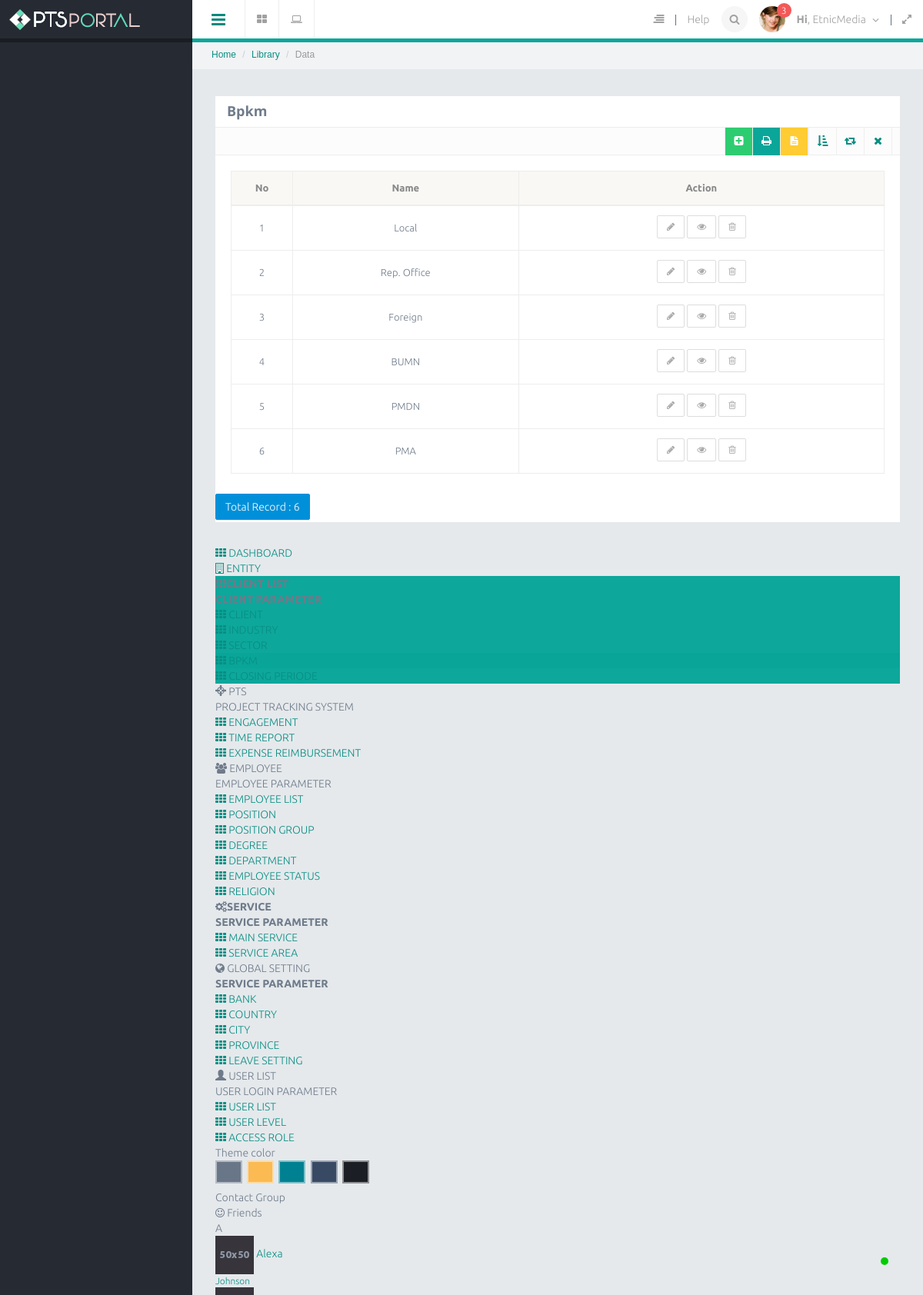
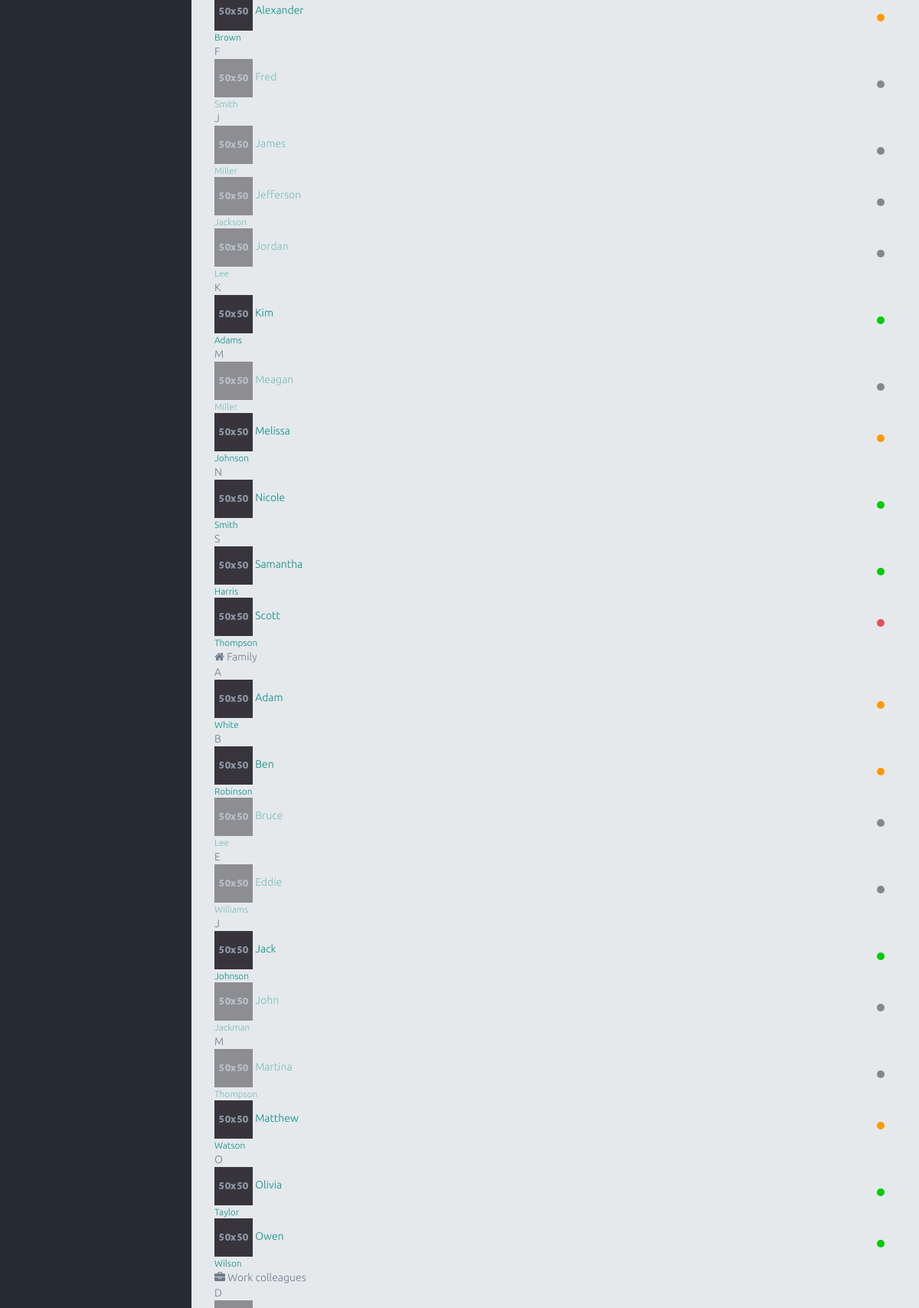
Page /index.php/bpkm (upper part) on the committed database (2 pictures, top to bottom).
### tables this page shows
CREATE TABLE `bpkm` (
  `id` int(11) NOT NULL AUTO_INCREMENT,
  `name` varchar(40) DEFAULT NULL,
  PRIMARY KEY (`id`)
);

### application/libraries/Template.php (called while the page is built, shortened)
<?php
class Template{
    protected $_CI;
    function __construct(){
        $this->_CI=&get_instance();
    }
    function caplet($template,$data=null){
        $data['_content']=$this->_CI->load->view($template,$data,true);
        $data['_header']=$this->_CI->load->view('themes/caplet/header',$data,true);
        $data['_slideleft']=$this->_CI->load->view('themes/caplet/slideleft',$data,true);
        $data['_modal_message']=$this->_CI->load->view('themes/caplet/modal_message',$data,true);
        $data['_modal_notification']=$this->_CI->load->view('themes/caplet/modal_notification',$data,true);
        $data['_leftnav']=$this->_CI->load->view('themes/caplet/leftnav',$data,true);
        $data['_rightnav']=$this->_CI->load->view('themes/caplet/rightnav',$data,true);
        $data['_sidebar']=$this->_CI->load->view('themes/caplet/sidebar',$data,true);
        $this->_CI->load->view('themes/caplet.php',$data);
    }
}

### application/controllers/Bpkm.php (called while the page is built, shortened)
<?php
class Bpkm extends CI_Controller
{
    public function index()
    {
        $q = urldecode($this->input->get('q', TRUE));
        $start = intval($this->input->get('start'));
        if ($q <> '') {
            $config['base_url'] = base_url() . 'bpkm/index.html?q=' . urlencode($q);
            $config['first_url'] = base_url() . 'bpkm/index.html?q=' . urlencode($q);
        } else {
            $config['base_url'] = base_url() . 'bpkm/';
            $config['first_url'] = base_url() . 'bpkm/';
        }
        $config['per_page'] = 10;
        $config['page_query_string'] = TRUE;
        $config['total_rows'] = $this->Mbpkm->total_rows($q);
        $bpkm = $this->Mbpkm->get_limit_data($config['per_page'], $start, $q);
        $this->pagination->initialize($config);
        $data = array(
            'bpkm_data' => $bpkm,
            'q' => $q,
            'pagination' => $this->pagination->create_links(),
            'total_rows' => $config['total_rows'],
            'start' => $start,
        );
        $this->template->caplet('bpkm/bpkm_list', $data);
    }
}

### index.php (called while the page is built, shortened)
<?php
require_once BASEPATH.'core/CodeIgniter.php';

### application/config/config.php (called while the page is built, shortened)
<?php
$config['base_url'] = "http://".$_SERVER['HTTP_HOST'];
$config['base_url'] .= preg_replace('@/+$@','',dirname($_SERVER['SCRIPT_NAME'])).'/';
$config['index_page'] = '';
$config['uri_protocol']	= 'REQUEST_URI';
$config['url_suffix'] = 'html';
$config['language']	= 'english';
$config['charset'] = 'UTF-8';
$config['enable_hooks'] = FALSE;
$config['subclass_prefix'] = 'MY_';
$config['composer_autoload'] = FALSE;
$config['permitted_uri_chars'] = 'a-z 0-9~%.:_\-';
$config['allow_get_array'] = TRUE;
$config['enable_query_strings'] = FALSE;
$config['controller_trigger'] = 'c';
$config['function_trigger'] = 'm';
$config['directory_trigger'] = 'd';
$config['log_threshold'] = 0;
$config['log_path'] = '';
$config['log_file_extension'] = '';
$config['log_file_permissions'] = 0644;
$config['log_date_format'] = 'Y-m-d H:i:s';
$config['error_views_path'] = '';
$config['cache_path'] = '';
$config['cache_query_string'] = FALSE;
$config['encryption_key'] = 'randomstring';
$config['sess_driver'] = 'files';
$config['sess_cookie_name'] = 'ci_session';
$config['sess_expiration'] = 7200;
$config['sess_save_path'] = sys_get_temp_dir();
$config['sess_match_ip'] = FALSE;
$config['sess_time_to_update'] = 300;
$config['sess_regenerate_destroy'] = FALSE;
$config['cookie_prefix']	= '';
$config['cookie_domain']	= '';
$config['cookie_path']		= '/';
$config['cookie_secure']	= FALSE;
$config['cookie_httponly'] 	= FALSE;
$config['standardize_newlines'] = FALSE;
$config['global_xss_filtering'] = FALSE;
$config['csrf_protection'] = FALSE;
$config['csrf_token_name'] = 'csrf_test_name';
$config['csrf_cookie_name'] = 'csrf_cookie_name';
$config['csrf_expire'] = 7200;
$config['csrf_regenerate'] = TRUE;
$config['csrf_exclude_uris'] = array();
$config['compress_output'] = FALSE;
$config['time_reference'] = 'local';
$config['rewrite_short_tags'] = FALSE;
$config['proxy_ips'] = '';

### application/models/Mbpkm.php (called while the page is built, shortened)
<?php
class Mbpkm extends CI_Model
{
    public $table = 'bpkm';
    public $id = 'id';
    public $order = 'DESC';
    function total_rows($q = NULL) {
        $this->db->like('id', $q);
	$this->db->or_like('name', $q);
	$this->db->from($this->table);
        return $this->db->count_all_results();
    }
    function get_limit_data($limit, $start = 0, $q = NULL) {
        $this->db->order_by($this->id, $this->order);
        $this->db->like('id', $q);
	$this->db->or_like('name', $q);
	$this->db->limit($limit, $start);
        return $this->db->get($this->table)->result();
    }
}

### application/views/bpkm/bpkm_list.php (the view, shortened to what this page needs)
    <div class="row">
    <div class="col-lg-12">
        <section class="panel">
            <header class="panel-heading">
                <h4><strong>Bpkm</strong></h4>
            </header>
            <div class="panel-tools fully" align="right" data-toolscolor="#6CC3A0">
                <ul class="tooltip-area">
                    <li>
                        <a href="<?= site_url('bpkm/create'); ?>" class="btn btn-success" title="create new data"><i class="fa fa-plus-square"></i></a>
                    </li>
                    <li>
                        <a href="<?= site_url('bpkm/excel'); ?>" class="btn btn-theme-inverse" title="download excel"><i class="fa fa-print"></i></a>
                    </li>
                    <li>
                        <a href="<?= site_url('bpkm/word'); ?>" class="btn btn-warning" title="download word"><i class="fa fa-file-text"></i></a>
                    </li>
                    <li><a href="javascript:void(0)" class="btn btn-collapse" title="Collapse"><i class="fa fa-sort-amount-asc"></i></a></li>
                    <li><a href="javascript:void(0)" class="btn btn-reload"  title="Reload"><i class="fa fa-retweet"></i></a></li>
                    <li><a href="javascript:void(0)" class="btn btn-close" title="Close"><i class="fa fa-times"></i></a></li>
                </ul>
            </div>
        <div class="panel-body">
        <table class="table table-bordered" style="margin-bottom: 10px">
        <thead>
            <tr>
                <th>No</th>
		<th>Name</th>
		<th>Action</th>
		</tr>
		</thead>
		<tbody align="center">
            <?php
            foreach ($bpkm_data as $bpkm)
            {
                ?>
                <tr>
			<td width="80px"><?php echo ++$start ?></td>
			<td><?php echo $bpkm->name ?></td>
                         <td>
                                        <span class="tooltip-area">
                                            <a href="<?= site_url('bpkm/update/' . $bpkm->id) ?>" class="btn btn-default btn-sm" title="Edit"><i class="fa fa-pencil"></i>
                                            </a>
                                            <a href="<?= site_url('bpkm/read/' . $bpkm->id) ?>" class="btn btn-default btn-sm" title="detail"><i class="fa fa-eye"></i>
                                            </a>
                                            <a href="<?= site_url('bpkm/delete/' . $bpkm->id) ?>"  onclick="javasciprt: return confirm('Are You Sure ?')" class="btn btn-default btn-sm" title="Delete" onclick="javasciprt: return confirm('Are You Sure ?')"><i class="fa fa-trash-o"></i>
                                            </a>
                                        </span>
                                    </td>
		</tr>
                <?php
            }
            ?>
            </tbody>
        </table>
        </div>
        <div class="row">
            <div class="col-md-6">
                <a href="#" class="btn btn-primary">Total Record : <?php echo $total_rows ?></a>
	    </div>
            <div class="col-md-6 text-right">
            </div>
        </div>
    </body>
</html>

### rows in the picture
bpkm: name "Local"
bpkm: name "Rep. Office"
bpkm: name "Foreign"
bpkm: name "BUMN"
bpkm: name "PMDN"
bpkm: name "PMA"

### other values in the picture
$total_rows "6"
